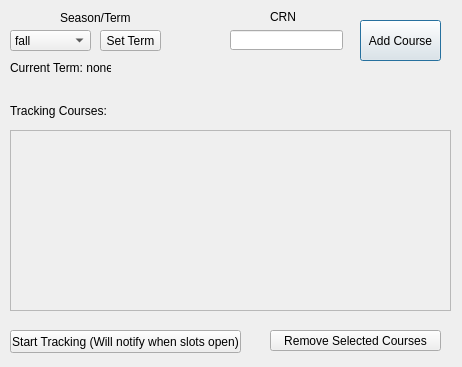
<?xml version="1.0" encoding="UTF-8"?>
<ui version="4.0">
 <class>Dialog</class>
 <widget class="QDialog" name="Dialog">
  <property name="geometry">
   <rect>
    <x>0</x>
    <y>0</y>
    <width>462</width>
    <height>367</height>
   </rect>
  </property>
  <property name="windowTitle">
   <string>Dialog</string>
  </property>
  <widget class="QPushButton" name="addCourse">
   <property name="geometry">
    <rect>
     <x>360</x>
     <y>20</y>
     <width>81</width>
     <height>41</height>
    </rect>
   </property>
   <property name="text">
    <string>Add Course</string>
   </property>
  </widget>
  <widget class="QScrollArea" name="courseList">
   <property name="geometry">
    <rect>
     <x>10</x>
     <y>130</y>
     <width>441</width>
     <height>181</height>
    </rect>
   </property>
   <property name="widgetResizable">
    <bool>true</bool>
   </property>
   <widget class="QWidget" name="scrollAreaWidgetContents">
    <property name="geometry">
     <rect>
      <x>0</x>
      <y>0</y>
      <width>439</width>
      <height>179</height>
     </rect>
    </property>
   </widget>
  </widget>
  <widget class="QLabel" name="scrollLabel">
   <property name="geometry">
    <rect>
     <x>10</x>
     <y>100</y>
     <width>121</width>
     <height>21</height>
    </rect>
   </property>
   <property name="text">
    <string>Tracking Courses:</string>
   </property>
  </widget>
  <widget class="QPushButton" name="startTracking">
   <property name="geometry">
    <rect>
     <x>10</x>
     <y>330</y>
     <width>231</width>
     <height>23</height>
    </rect>
   </property>
   <property name="text">
    <string>Start Tracking (Will notify when slots open)</string>
   </property>
  </widget>
  <widget class="QComboBox" name="term">
   <property name="geometry">
    <rect>
     <x>10</x>
     <y>30</y>
     <width>81</width>
     <height>21</height>
    </rect>
   </property>
   <item>
    <property name="text">
     <string>fall</string>
    </property>
   </item>
   <item>
    <property name="text">
     <string>winter</string>
    </property>
   </item>
   <item>
    <property name="text">
     <string>spring</string>
    </property>
   </item>
  </widget>
  <widget class="QLabel" name="label">
   <property name="geometry">
    <rect>
     <x>60</x>
     <y>10</y>
     <width>121</width>
     <height>16</height>
    </rect>
   </property>
   <property name="text">
    <string>Season/Term</string>
   </property>
  </widget>
  <widget class="QLineEdit" name="CRN">
   <property name="geometry">
    <rect>
     <x>230</x>
     <y>30</y>
     <width>113</width>
     <height>20</height>
    </rect>
   </property>
  </widget>
  <widget class="QLabel" name="label_3">
   <property name="geometry">
    <rect>
     <x>270</x>
     <y>10</y>
     <width>47</width>
     <height>13</height>
    </rect>
   </property>
   <property name="text">
    <string>CRN</string>
   </property>
  </widget>
  <widget class="QPushButton" name="setTerm">
   <property name="geometry">
    <rect>
     <x>100</x>
     <y>30</y>
     <width>61</width>
     <height>21</height>
    </rect>
   </property>
   <property name="text">
    <string>Set Term</string>
   </property>
  </widget>
  <widget class="QLabel" name="curTerm">
   <property name="geometry">
    <rect>
     <x>10</x>
     <y>60</y>
     <width>101</width>
     <height>16</height>
    </rect>
   </property>
   <property name="text">
    <string>Current Term: none</string>
   </property>
  </widget>
  <widget class="QPushButton" name="delCourse">
   <property name="geometry">
    <rect>
     <x>270</x>
     <y>330</y>
     <width>171</width>
     <height>21</height>
    </rect>
   </property>
   <property name="text">
    <string>Remove Selected Courses</string>
   </property>
  </widget>
 </widget>
 <resources/>
 <connections/>
</ui>
